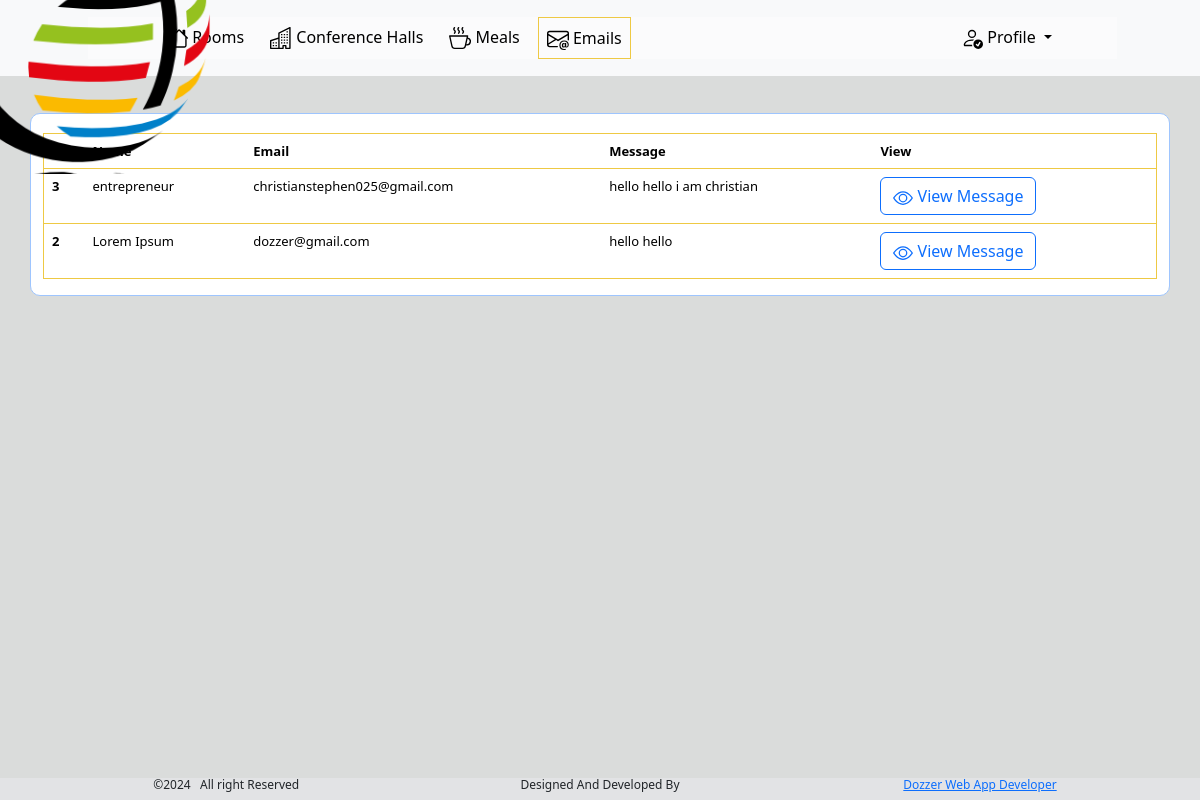
Screenshot of /cmc-admin/emails/index.php with the database file from the repository.
### tables this page shows
CREATE TABLE `mailings` (
  `id` int(11) NOT NULL,
  `name` varchar(100) NOT NULL,
  `email` varchar(100) NOT NULL,
  `message` longtext NOT NULL
);

### cmc-admin/emails/data.php (called while the page is built)
<?php
include '../../control/connection.php';
$sql1 = "SELECT *from mailings order by id desc";
$result1 = $conn->query($sql1);
$data1 = array();
if ($result1->num_rows > 0) {
    while($row1 = $result1->fetch_assoc()) {
        $data1[] = $row1;
    }
}
?>

### cmc-admin/emails/index.php (the view, shortened to what this page needs)
<?php
    include 'data.php';
    ?>
<html>
    <head>
        <link rel="stylesheet" href="../style.css">
        <link rel="stylesheet" href="https://cdn.jsdelivr.net/npm/bootstrap@5.3.3/dist/css/bootstrap.min.css">
    </head>
    <body>
<div class="container" style="margin-top: 3cm;">
    <nav class="navbar navbar-expand-lg bg-body-tertiary fixed-top" >
        <div class="container-fluid myfluid">
          <a class="navbar-brand" href="#">
	<div class="cardboard" style="margin-top: -3.2cm;margin-left: -2cm;" >
    <div class="card" style="background-color:transparent;border:  solid transparent;">
      <div class="front"></div>
      <div class="back"></div>
    </div>
    </div>
          </a>
          <div class="collapse navbar-collapse mynav " id="navbarNavDropdown">
            <ul class="navbar-nav mydropdown mymedia" >
             <li class="nav-item" data-bs-toggle="modal" data-bs-target="#login"  data-bs-toggle="collapse" data-bs-target="#navbarNavDropdown" id="#">
                <a class="nav-link " href="../rooms/" id="roomsLink">
                  Rooms
                </a>
              </li>
              <li class="nav-item" data-bs-toggle="modal" data-bs-target="#login"  data-bs-toggle="collapse" data-bs-target="#navbarNavDropdown" id="#" >
                <a class="nav-link " href="../halls/" id="hallsLink">
                  Conference Halls
                </a>
              </li>
              <li class="nav-item" data-bs-toggle="modal" data-bs-target="#login"  data-bs-toggle="collapse" data-bs-target="#navbarNavDropdown" id="#">
                <a class="nav-link" href="../meals/" id="mealsLink">
                 Meals
                </a>
              </li>
              <li class="nav-item" data-bs-toggle="modal" data-bs-target="#login"  data-bs-toggle="collapse" data-bs-target="#navbarNavDropdown" id="#">
                <a class="nav-link myactive" href="../emeals/" >
                 Emails
                </a>
              </li>
              <li class="nav-item dropdown" id="servicemenu" style="position:absolute;right: 140px;">
                <a href="#" class="nav-link dropdown-toggle" href="#" role="button" data-bs-toggle="dropdown" aria-expanded="false">
                Profile
                </a>
        </li>
            </ul>
          </div>
        </div>
      </nav>
</div>
     <div class="container border border-primary-subtle" style="background-color: white;border-radius: 10px;display: block;" id="hallControl" >
      <div style="display: block;max-height: 15cm;
    overflow-y: scroll;" id="hallPendingTable">
      <table class="table table-hover" style="margin-top: 0.5cm;font-size: small!important;">
        <thead>
          <tr>
            <th scope="col">#</th>
            <th scope="col">Name</th>
            <th scope="col">Email</th>
            <th scope="col">Message</th>
            <th scope="col">View</th>
          </tr>
        </thead>
 <div >
        <tbody >
    <?php
    foreach ($data1 as $entry) {
    echo '
          <tr >
            <th scope="row">'.$entry['id'].'</th>
            <td>'.$entry['name'].'</td>
            <td>'.$entry['email'].'</td>
            <td>'.$entry['message'].'</td>
            <td>
              <button type="button" class="btn btn-outline-primary" data-bs-dismiss="modal" data-bs-toggle="modal" data-bs-target="#viewscreenshot'.$entry['id'].'">
              <svg xmlns="http://www.w3.org/2000/svg" width="20" height="20" fill="currentColor" class="bi bi-eye" viewBox="0 0 16 16">
              <path d="M16 8s-3-5.5-8-5.5S0 8 0 8s3 5.5 8 5.5S16 8 16 8M1.173 8a13 13 0 0 1 1.66-2.043C4.12 4.668 5.88 3.5 8 3.5s3.879 1.168 5.168 2.457A13 13 0 0 1 14.828 8q-.086.13-.195.288c-.335.48-.83 1.12-1.465 1.755C11.879 11.332 10.119 12.5 8 12.5s-3.879-1.168-5.168-2.457A13 13 0 0 1 1.172 8z"/>
              <path d="M8 5.5a2.5 2.5 0 1 0 0 5 2.5 2.5 0 0 0 0-5M4.5 8a3.5 3.5 0 1 1 7 0 3.5 3.5 0 0 1-7 0"/>
            </svg>
                View Message
              </button>
            </td>
          </tr>
<div class="modal fade" id="viewscreenshot'.$entry['id'].'" data-bs-backdrop="static" data-bs-keyboard="false" tabindex="-1" aria-labelledby="staticBackdropLabel" aria-hidden="true">
  <div class="modal-dialog modal-dialog-centered modal-dialog-scrollable">
    <div class="modal-content">
      <div class="modal-header">
        <h1 class="modal-title fs-5" id="staticBackdropLabel">Message from :'.$entry['name'].'</h1>
        <button type="button" class="btn-close" data-bs-dismiss="modal" aria-label="Close"></button>
      </div>
      <div class="modal-body">
      '.$entry['message'].'
      <div class="modal-footer">
      <input type="hidden" name="id" value='.$entry['id'].'>
        <button type="submit" class="btn btn-outline-primary" data-bs-dismiss="modal">
        <svg  xmlns="http://www.w3.org/2000/svg" width="26" height="26" fill="currentColor" class="bi bi-check-circle" viewBox="0 0 16 16">
        <path d="M8 15A7 7 0 1 1 8 1a7 7 0 0 1 0 14m0 1A8 8 0 1 0 8 0a8 8 0 0 0 0 16"/>
        <path d="m10.97 4.97-.02.022-3.473 4.425-2.093-2.094a.75.75 0 0 0-1.06 1.06L6.97 11.03a.75.75 0 0 0 1.079-.02l3.992-4.99a.75.75 0 0 0-1.071-1.05"/>
      </svg>
        Close
        </button>
      </div>
    </div>
  </div>
</div>
          ';
    }
          ?>
        </tbody>
      </table>
    </div>
</div>
<div class="fixed-bottom bg-secondary-subtle" style="background-color:#f3eecaba;">
  <div class="container text-center">
    <div class="row" >
      <div class="col order-last">
        <h6 style="font-size:12px!important"><a href="https://wa.me/255698267662">Dozzer Web App Developer</a></h6>
      </div>
      <div class="col">
        <h6 style="font-size:12px!important">Designed And Developed By </h6>
      </div>
      <div class="col order-first">
        <h6 style="font-size:12px!important;">
        &nbsp;&nbsp;&nbsp;&nbsp;&copy;2024 &nbsp; All right Reserved</h6>
      </div>
    </div>
  </div>
</div>
    </body>
</html>

### cmc-admin/style.css (style rules this page uses)
* { margin: 0; padding: 0; }
.navbar-brand { width:60px; height: 60px; }
.nav-item { margin-left: 2px; }
body { background-color:#f3eecaba!important; }
body { background-color:rgba(33, 44, 40, 0.164)!important; }
.mydropdown li { margin-left: 10px!important; }
.mynav { padding-left: 60px; margin-right: 6%; font-size: medium; background-color:#ffffff54!important; }
.myactive { border:1px solid rgb(238, 201, 68)!important; }
.table-hover { border:1px solid rgb(238, 201, 68)!important; }
.nav-link { color: black!important; }
table { font-size: small!important; }

### cmc-admin/emails/index.php (style rules this page uses)
.cardboard { width: 200px; height: 300px; position: relative; perspective: 1000px; pointer-events: none; }
.card { width: 100%; height: 100%; position: absolute; transform-style: preserve-3d; animation: rotateCard 4s infinite alternate; pointer-events: none; }
.front, .back { width: 140%; height: 95%; position: absolute; backface-visibility: hidden; }
.front { background-image: url('../img/Logo.png'); background-size: contain; }
.back { background-image: url('../img/virgin-logo.png'); background-size: contain; transform: rotateY(180deg); margin-left: -2cm; }

### rows the page displays
mailings: id "3", name "entrepreneur", email "christianstephen025@gmail.com", message "hello hello i am christian"
mailings: id "2", name "Lorem Ipsum", email "dozzer@gmail.com", message "hello hello"
